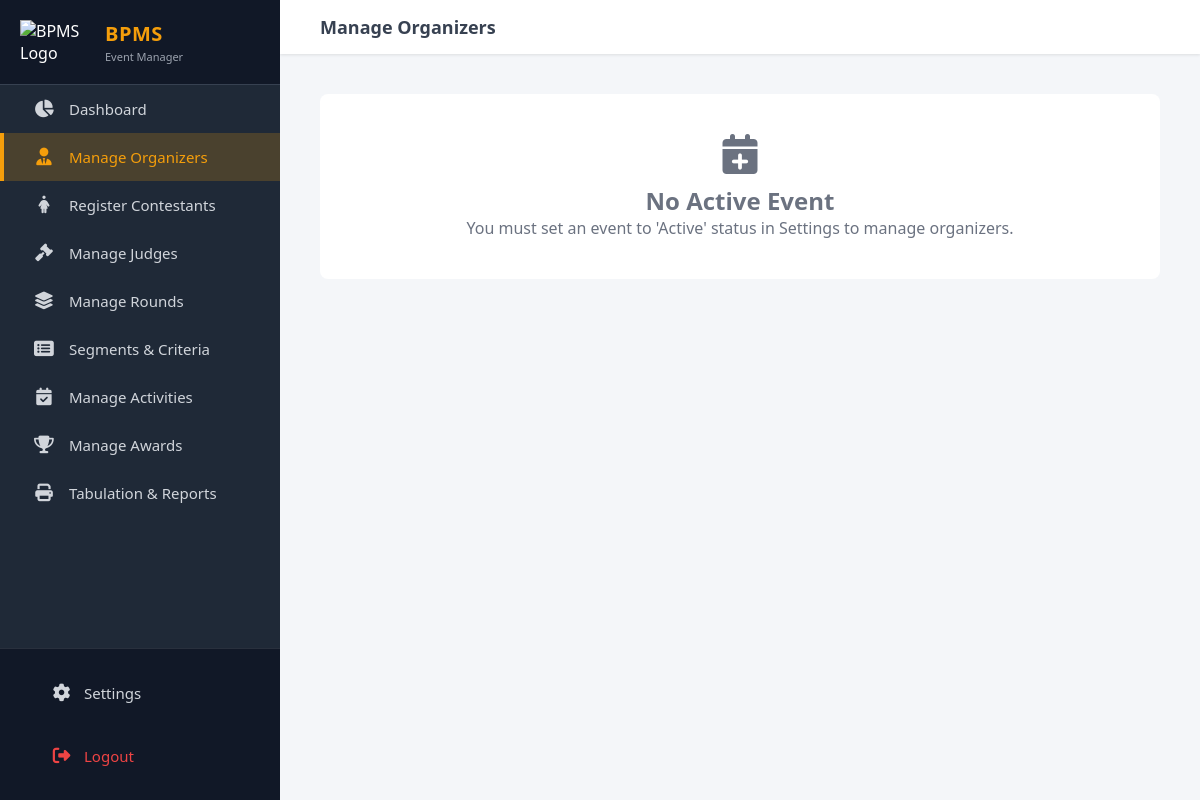
The page /organizers.php (signed in) on the database as committed earlier.
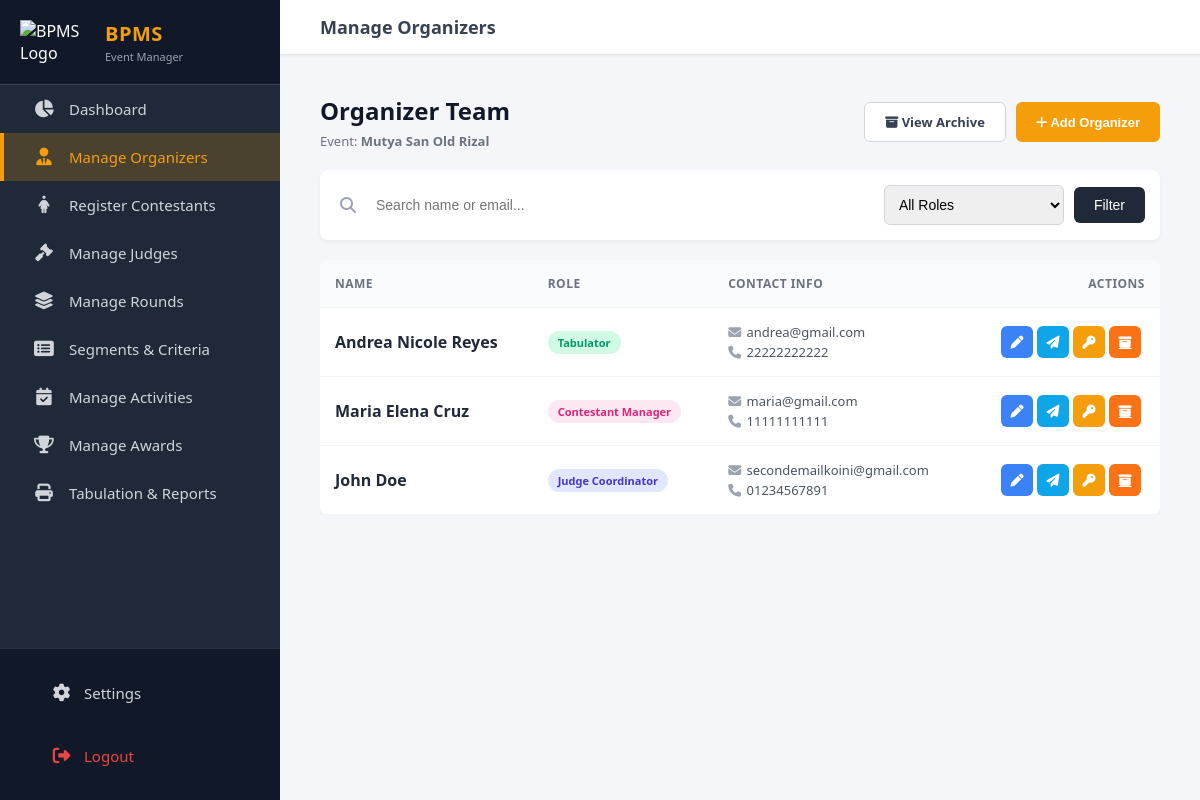
The same page on the database as committed later.
### tables this page shows
CREATE TABLE `events` (
  `id` int(11) NOT NULL,
  `manager_id` int(11) NOT NULL,
  `title` varchar(255) NOT NULL,
  `event_date` date NOT NULL,
  `venue` varchar(255) NOT NULL,
  `status` enum('Inactive','Active','Completed') DEFAULT 'Inactive',
  `is_deleted` tinyint(1) DEFAULT 0,
  `created_at` timestamp NOT NULL DEFAULT current_timestamp()
);

CREATE TABLE `event_teams` (
  `id` int(11) NOT NULL,
  `event_id` int(11) NOT NULL,
  `user_id` int(11) NOT NULL,
  `role` enum('Tabulator','Judge Coordinator','Contestant Manager') NOT NULL,
  `status` enum('Active','Inactive') DEFAULT 'Active',
  `is_deleted` tinyint(1) DEFAULT 0,
  `assigned_at` timestamp NOT NULL DEFAULT current_timestamp()
);

CREATE TABLE `users` (
  `id` int(11) NOT NULL,
  `created_by` int(11) DEFAULT NULL,
  `name` varchar(100) NOT NULL,
  `email` varchar(255) NOT NULL,
  `phone` varchar(20) DEFAULT NULL,
  `password` varchar(255) NOT NULL,
  `role` enum('Event Manager','Tabulator','Judge Coordinator','Contestant Manager','Judge','Contestant') NOT NULL DEFAULT 'Contestant',
  `status` enum('Active','Inactive') DEFAULT 'Active',
  `is_deleted` tinyint(1) DEFAULT 0,
  `created_at` timestamp NOT NULL DEFAULT current_timestamp()
);

### public/organizers.php (the view, shortened to what the changed rows need)
<?php
require_once __DIR__ . '/../app/config/database.php';
$manager_id = $_SESSION['user_id'];
$view = $_GET['view'] ?? 'active';
$status_filter = ($view === 'archived') ? 'Inactive' : 'Active';
$search = trim($_GET['search'] ?? '');
$evt_sql = "SELECT id, title FROM events WHERE manager_id = ? AND status = 'Active' LIMIT 1";
$evt_stmt = $conn->prepare($evt_sql);
$evt_stmt->bind_param("i", $manager_id);
$evt_stmt->execute();
$active_event = $evt_stmt->get_result()->fetch_assoc();
$organizers = [];
if ($active_event) {
    $event_id = $active_event['id'];
    $sql = "SELECT et.id as link_id, u.id as user_id, u.name, u.email, u.phone, et.role
            FROM event_teams et
            JOIN users u ON et.user_id = u.id
            WHERE et.event_id = ?
              AND et.status = ?
              AND et.is_deleted = 0
              AND u.role != 'Event Manager'";
    $types = "is";
    $params = [$event_id, $status_filter];
    $sql .= " ORDER BY u.created_at DESC";
    $stmt = $conn->prepare($sql);
    $stmt->bind_param($types, ...$params);
    $stmt->execute();
    $organizers = $stmt->get_result()->fetch_all(MYSQLI_ASSOC);
}
?>
<!DOCTYPE html>
<html lang="en">
<head>
    <link rel="stylesheet" href="./assets/css/style.css?v=3">
    <link rel="stylesheet" href="https://cdnjs.cloudflare.com/ajax/libs/font-awesome/6.4.0/css/all.min.css">
</head>
<body>
    <div class="main-wrapper">
        <div class="content-area">
            <div class="container">
                <?php if (!$active_event): ?>
                    <div style="text-align:center; padding: 40px; color: #6b7280; background: white; border-radius: 8px;">
                        <i class="fas fa-calendar-plus" style="font-size: 40px; margin-bottom: 10px;"></i>
                        <h2>No Active Event</h2>
                        <p>You must set an event to 'Active' status in Settings to manage organizers.</p>
                    </div>
                <?php else: ?>
                    <div class="page-header">
                        <div>
                            <h2 style="color: #111827; margin:0;"><?= ($view === 'archived') ? 'Archived Organizers' : 'Organizer Team' ?></h2>
                            <p style="color: #6b7280; font-size: 13px; margin-top:5px;">Event: <strong><?= htmlspecialchars($active_event['title']) ?></strong></p>
                        </div>
                        <div class="header-actions">
                            <?php if ($view === 'active'): ?>
                                <a href="?view=archived" class="btn-secondary"><i class="fas fa-archive"></i> View Archive</a>
                                <button class="btn-add" onclick="openModal('addModal')"><i class="fas fa-plus"></i> Add Organizer</button>
                            <?php else: ?>
                                <a href="?view=active" class="btn-secondary">← Back to Active List</a>
                            <?php endif; ?>
                        </div>
                    </div>
                    <form method="GET" action="organizers.php" class="search-container">
                        <i class="fas fa-search" style="color:#9ca3af; padding-left:5px;"></i>
                        <input type="text" name="search" class="search-input" style="border:none;" placeholder="Search name or email..." value="<?= htmlspecialchars($search) ?>">
                        <select name="role" class="filter-select">
                            <option value="">All Roles</option>
                        </select>
                        <button type="submit" class="btn-search">Filter</button>
                    </form>
                    <div class="table-card" style="overflow-x:auto;">
                        <table class="data-table">
                            <thead>
                                <tr>
                                    <th>Name</th>
                                    <th>Role</th>
                                    <th>Contact Info</th>
                                    <th style="text-align:right;">Actions</th>
                                </tr>
                            </thead>
                            <tbody>
                                <?php if (empty($organizers)): ?>
                                    <tr><td colspan="4" style="text-align:center; padding: 30px; color:#9ca3af;">No organizers found matching your criteria.</td></tr>
                                <?php else: ?>
                                    <?php foreach ($organizers as $org): ?>
                                        <tr>
                                            <td>
                                                <div style="font-weight: 600; color:#1f2937;"><?= htmlspecialchars($org['name']) ?></div>
                                            </td>
                                            <td>
                                                <?php
                                                    $cls = 'role-tab';
                                                    if ($org['role'] === 'Judge Coordinator') $cls = 'role-judge';
                                                    if ($org['role'] === 'Contestant Manager') $cls = 'role-cm';
                                                ?>
                                                <span class="role-badge <?= $cls ?>"><?= htmlspecialchars($org['role']) ?></span>
                                            </td>
                                            <td style="font-size:13px; color:#4b5563;">
                                                <div><i class="fas fa-envelope" style="color:#9ca3af; width:15px;"></i> <?= htmlspecialchars($org['email']) ?></div>
                                                <?php if($org['phone']): ?>
                                                <div style="margin-top:2px;"><i class="fas fa-phone" style="color:#9ca3af; width:15px;"></i> <?= htmlspecialchars($org['phone']) ?></div>
                                                <?php endif; ?>
                                            </td>
                                            <td style="text-align:right;">
                                                <div style="display:inline-flex;">
                                                    <?php if ($view === 'active'): ?>
                                                        <button class="icon-btn btn-edit" onclick='openEditModal(<?= json_encode($org) ?>)' title="Edit Details">
                                                            <i class="fas fa-pen"></i>
                                                        </button>
                                                        <form action="../api/resend_email.php" method="POST" style="margin:0;" onsubmit="return confirm('Send a reminder email? (Password will NOT be changed)');">
                                                            <button type="submit" class="icon-btn btn-reminder" title="Send Login Reminder">
                                                                <i class="fas fa-paper-plane"></i>
                                                            </button>
                                                        </form>
                                                        <form action="../api/resend_email.php" method="POST" style="margin:0;" onsubmit="return confirm('WARNING: This will RESET the password and email the new one. Proceed?');">
                                                            <button type="submit" class="icon-btn btn-reset" title="Reset Password & Email">
                                                                <i class="fas fa-key"></i>
                                                            </button>
                                                        </form>
                                                        <a href="../api/organizer.php?action=remove&id=<?= $org['link_id'] ?>" class="icon-btn btn-archive" onclick="return confirm('Archive this organizer?');" title="Archive">
                                                            <i class="fas fa-archive"></i>
                                                        </a>
                                                    <?php endif; ?>
                                                </div>
                                            </td>
                                        </tr>
                                    <?php endforeach; ?>
                                <?php endif; ?>
                            </tbody>
                        </table>
                    </div>
                <?php endif; ?>
            </div>
        </div>
    </div>
</body>
</html>

Rows that differ between the two databases and show on the page:
added events: title "Mutya San Old Rizal"
added event_teams: user.name "Andrea Nicole Reyes", role "Tabulator", user.email "andrea@gmail.com", user.phone "22222222222"
added event_teams: user.name "Maria Elena Cruz", role "Contestant Manager", user.email "maria@gmail.com", user.phone "11111111111"
added event_teams: user.name "John Doe", role "Judge Coordinator", user.email "secondemailkoini@gmail.com", user.phone "01234567891"
Other text that changed with them:
form field role: (not shown) → "All Roles"
text no longer shown: "No Active Event You must set an event to 'Active' status in Settings to manage organizers."
text now shown: "Organizer Team Event: View Archive Add Organizer Filter NAME ROLE CONTACT INFO ACTIONS"
